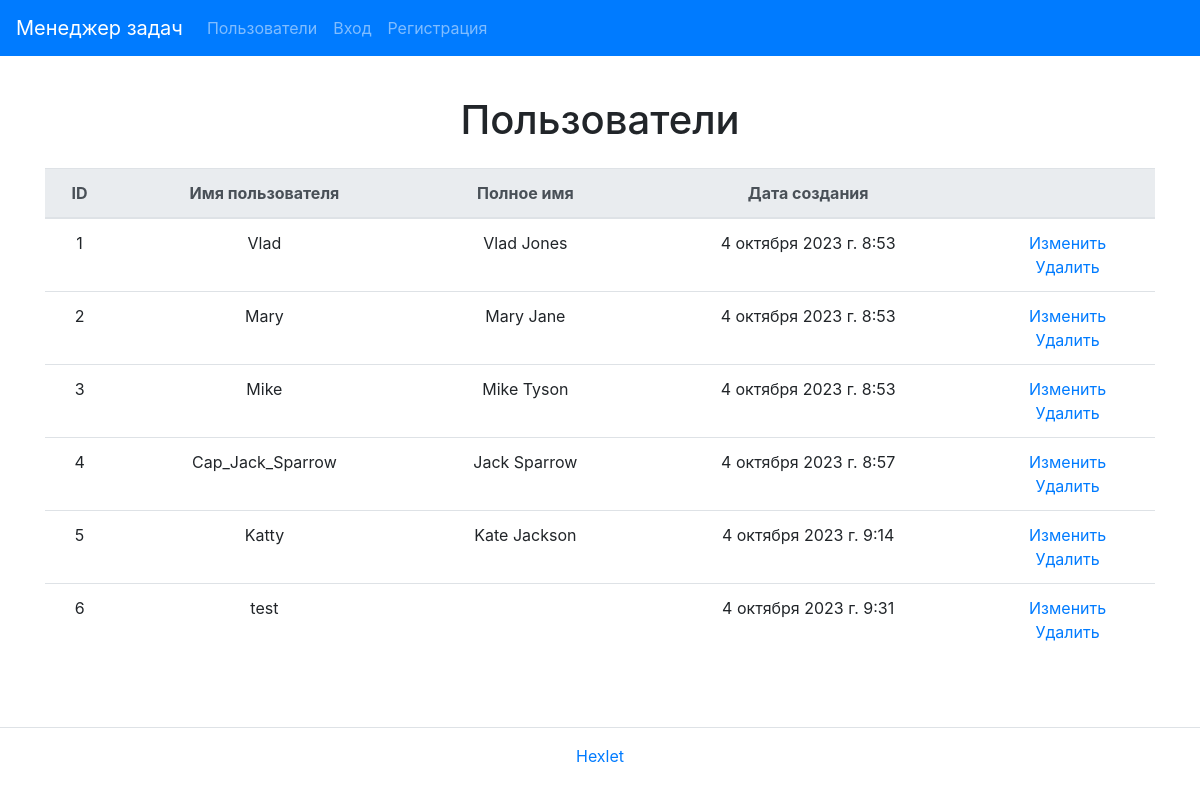
/users/, run on an earlier commit of the app's database.
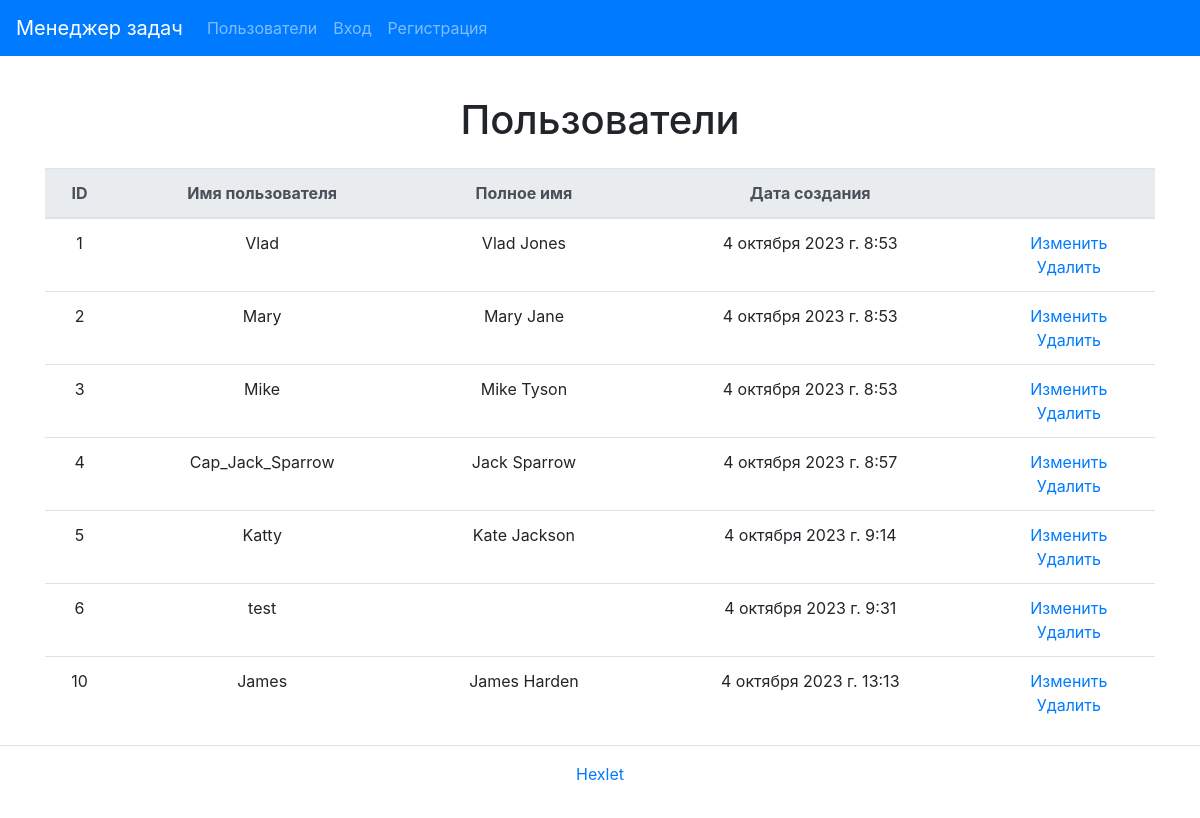
And on a later commit of the database.
### task_manager/users/models.py (models this page shows)
class User(AbstractUser):
    def __str__(self):
        return self.get_full_name()

### task_manager/users/views.py (the view)
# urls.py: path('', UserList.as_view(), name='users_index'),
class UserList(ListView):
    model = User
    template_name = 'users/index.html'
    context_object_name = 'users'

### task_manager/templates/users/index.html
{% extends "base.html" %}
{% load i18n %}
{% block title %}<h1 class="my-4 text-center">{% trans "Users" %}</h1>{% endblock %}
{% block content %}
<div class="container text-center">
  <table class="table table-lg-responsive table-hover">
    <thead class="thead-light">
        <tr>
            <th>{% trans "ID" %}</th>
            <th>{% trans "Username" %}</th>
            <th>{% trans "Full name" %}</th>
            <th>{% trans "Creation date" %}</th>
            <th></th>
        </tr>
    </thead>
        {% if users %}
        <tbody>
            {% for user in users %}
            <tr>
                <td>{{ user.id }}</td>
                <td>{{ user.username }}</td>
                <td>{{ user.first_name }} {{ user.last_name }}</td>
                <td>{{ user.date_joined }}</td>
                <td>
                    <a href="{% url 'user_update' user.id %}">{% trans "Modify" %}</a>
                    <br>
                    <a href="{% url 'user_delete' user.id %}">{% trans "Delete" %}</a>
                </td>
            </tr>
            {% endfor %}
        {% endif %}
        </tbody>
  </table>
</div>
{% endblock %}

What changed in the data, as far as the page shows it:
added User: id "10", username "James", first_name "James", last_name "Harden", date_joined "4 октября 2023 г. 13:13"
